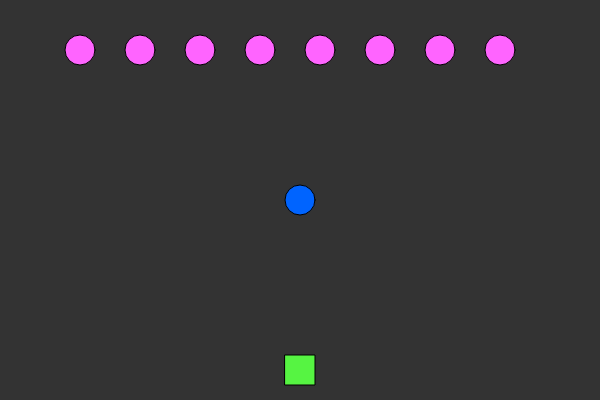
Frame 1 (no input)
Frame 60 (no input): identical to frame 1, image omitted
Frame 120 (the mouse pressed at the canvas centre since frame 60): identical to frame 1, image omitted

The p5.js sketch that drew this single still picture (run headless with seeded random() and noise() and a simulated clock; from frame 60 on, the mouse is pressed at the canvas centre):

// p5.js sketch
// ── sketch.js
var ship;
var alien = [];
var missile;

function setup() {
  createCanvas(600, 400);
  ship = new Ship();
  missile = new Missile(width/2, height/2);
  for (var i = 0; i < 8; i++) {
    alien[i] = new Alien(i * 60 + 80, 50);
  }
}

function draw() {
  background(51);
  ship.show();
  missile.show()
  for (var i = 0; i < alien.length; i++) {
    alien[i].show();
  }
}

function keyPressed() {
  if (keyCode === RIGHT_ARROW) {
    ship.move(1);
  } else if (keyCode === LEFT_ARROW){
    ship.move(-1);
  }
}

// ── alien.js
function Alien(x, y) {
  this.x = x;
  this.y = y;

  this.show = function() {
    fill(255, 100, 255);
    ellipse(this.x, this.y, 30, 30);
  }

  // this.move = function(dir) {
  //   this.x += dir * 10;
  }

// ── missile.js
function Missile(x, y) {
  this.x = x;
  this.y = y;

  this.show = function() {
    fill(0, 100, 255);
    ellipse(this.x, this.y, 30, 30);
  }

  this.move = function() {
    this.y += -1;
  }
}

// ── ship.js
function Ship() {
  this.x = width / 2;

  this.show = function() {
    fill(86, 244, 66);
    rectMode(CENTER);
    rect(this.x, height - 30, 30, 30);
  }

  this.move = function(dir) {
    this.x += dir * 10;
  }
}
